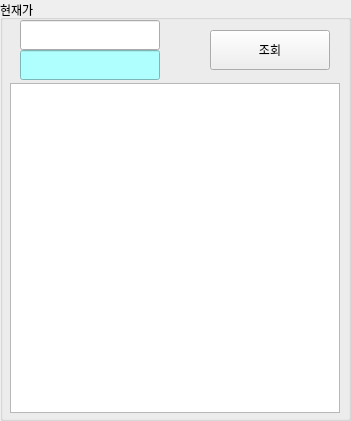
     <widget class="QGroupBox" name="groupBox_13">
      <property name="geometry">
       <rect>
        <x>500</x>
        <y>0</y>
        <width>351</width>
        <height>421</height>
       </rect>
      </property>
      <property name="title">
       <string>현재가</string>
      </property>
      <widget class="QTableWidget" name="twCallingPrice">
       <property name="geometry">
        <rect>
         <x>10</x>
         <y>83</y>
         <width>330</width>
         <height>330</height>
        </rect>
       </property>
       <property name="rowCount">
        <number>1</number>
       </property>
       <attribute name="verticalHeaderVisible">
        <bool>false</bool>
       </attribute>
       <attribute name="verticalHeaderDefaultSectionSize">
        <number>7</number>
       </attribute>
       <row/>
      </widget>
      <widget class="QLineEdit" name="leCompanyCallingPrice">
       <property name="geometry">
        <rect>
         <x>20</x>
         <y>50</y>
         <width>140</width>
         <height>30</height>
        </rect>
       </property>
       <property name="styleSheet">
        <string notr="true">background-color: rgb(175, 255, 255);</string>
       </property>
      </widget>
      <widget class="QLineEdit" name="leCodeCallingPrice">
       <property name="geometry">
        <rect>
         <x>20</x>
         <y>20</y>
         <width>140</width>
         <height>30</height>
        </rect>
       </property>
      </widget>
      <widget class="QPushButton" name="pbtnInspectInCallingPrice">
       <property name="geometry">
        <rect>
         <x>210</x>
         <y>30</y>
         <width>120</width>
         <height>40</height>
        </rect>
       </property>
       <property name="text">
        <string>조회</string>
       </property>
      </widget>
     </widget>
